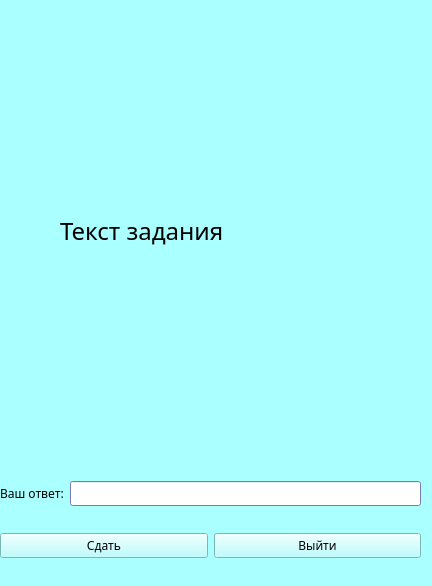
<?xml version="1.0" encoding="UTF-8"?>
<ui version="4.0">
 <class>TaskForm</class>
 <widget class="QWidget" name="TaskForm">
  <property name="geometry">
   <rect>
    <x>0</x>
    <y>0</y>
    <width>432</width>
    <height>586</height>
   </rect>
  </property>
  <property name="palette">
   <palette>
    <active>
     <colorrole role="WindowText">
      <brush brushstyle="SolidPattern">
       <color alpha="255">
        <red>0</red>
        <green>0</green>
        <blue>0</blue>
       </color>
      </brush>
     </colorrole>
     <colorrole role="Button">
      <brush brushstyle="SolidPattern">
       <color alpha="255">
        <red>170</red>
        <green>255</green>
        <blue>255</blue>
       </color>
      </brush>
     </colorrole>
     <colorrole role="Light">
      <brush brushstyle="SolidPattern">
       <color alpha="255">
        <red>255</red>
        <green>255</green>
        <blue>255</blue>
       </color>
      </brush>
     </colorrole>
     <colorrole role="Midlight">
      <brush brushstyle="SolidPattern">
       <color alpha="255">
        <red>212</red>
        <green>255</green>
        <blue>255</blue>
       </color>
      </brush>
     </colorrole>
     <colorrole role="Dark">
      <brush brushstyle="SolidPattern">
       <color alpha="255">
        <red>85</red>
        <green>127</green>
        <blue>127</blue>
       </color>
      </brush>
     </colorrole>
     <colorrole role="Mid">
      <brush brushstyle="SolidPattern">
       <color alpha="255">
        <red>113</red>
        <green>170</green>
        <blue>170</blue>
       </color>
      </brush>
     </colorrole>
     <colorrole role="Text">
      <brush brushstyle="SolidPattern">
       <color alpha="255">
        <red>0</red>
        <green>0</green>
        <blue>0</blue>
       </color>
      </brush>
     </colorrole>
     <colorrole role="BrightText">
      <brush brushstyle="SolidPattern">
       <color alpha="255">
        <red>255</red>
        <green>255</green>
        <blue>255</blue>
       </color>
      </brush>
     </colorrole>
     <colorrole role="ButtonText">
      <brush brushstyle="SolidPattern">
       <color alpha="255">
        <red>0</red>
        <green>0</green>
        <blue>0</blue>
       </color>
      </brush>
     </colorrole>
     <colorrole role="Base">
      <brush brushstyle="SolidPattern">
       <color alpha="255">
        <red>255</red>
        <green>255</green>
        <blue>255</blue>
       </color>
      </brush>
     </colorrole>
     <colorrole role="Window">
      <brush brushstyle="SolidPattern">
       <color alpha="255">
        <red>170</red>
        <green>255</green>
        <blue>255</blue>
       </color>
      </brush>
     </colorrole>
     <colorrole role="Shadow">
      <brush brushstyle="SolidPattern">
       <color alpha="255">
        <red>0</red>
        <green>0</green>
        <blue>0</blue>
       </color>
      </brush>
     </colorrole>
     <colorrole role="AlternateBase">
      <brush brushstyle="SolidPattern">
       <color alpha="255">
        <red>212</red>
        <green>255</green>
        <blue>255</blue>
       </color>
      </brush>
     </colorrole>
     <colorrole role="ToolTipBase">
      <brush brushstyle="SolidPattern">
       <color alpha="255">
        <red>255</red>
        <green>255</green>
        <blue>220</blue>
       </color>
      </brush>
     </colorrole>
     <colorrole role="ToolTipText">
      <brush brushstyle="SolidPattern">
       <color alpha="255">
        <red>0</red>
        <green>0</green>
        <blue>0</blue>
       </color>
      </brush>
     </colorrole>
     <colorrole role="PlaceholderText">
      <brush brushstyle="SolidPattern">
       <color alpha="127">
        <red>0</red>
        <green>0</green>
        <blue>0</blue>
       </color>
      </brush>
     </colorrole>
     <colorrole role="Accent">
      <brush brushstyle="SolidPattern">
       <color alpha="255">
        <red>255</red>
        <green>255</green>
        <blue>255</blue>
       </color>
      </brush>
     </colorrole>
    </active>
    <inactive>
     <colorrole role="WindowText">
      <brush brushstyle="SolidPattern">
       <color alpha="255">
        <red>0</red>
        <green>0</green>
        <blue>0</blue>
       </color>
      </brush>
     </colorrole>
     <colorrole role="Button">
      <brush brushstyle="SolidPattern">
       <color alpha="255">
        <red>170</red>
        <green>255</green>
        <blue>255</blue>
       </color>
      </brush>
     </colorrole>
     <colorrole role="Light">
      <brush brushstyle="SolidPattern">
       <color alpha="255">
        <red>255</red>
        <green>255</green>
        <blue>255</blue>
       </color>
      </brush>
     </colorrole>
     <colorrole role="Midlight">
      <brush brushstyle="SolidPattern">
       <color alpha="255">
        <red>212</red>
        <green>255</green>
        <blue>255</blue>
       </color>
      </brush>
     </colorrole>
     <colorrole role="Dark">
      <brush brushstyle="SolidPattern">
       <color alpha="255">
        <red>85</red>
        <green>127</green>
        <blue>127</blue>
       </color>
      </brush>
     </colorrole>
     <colorrole role="Mid">
      <brush brushstyle="SolidPattern">
       <color alpha="255">
        <red>113</red>
        <green>170</green>
        <blue>170</blue>
       </color>
      </brush>
     </colorrole>
     <colorrole role="Text">
      <brush brushstyle="SolidPattern">
       <color alpha="255">
        <red>0</red>
        <green>0</green>
        <blue>0</blue>
       </color>
      </brush>
     </colorrole>
     <colorrole role="BrightText">
      <brush brushstyle="SolidPattern">
       <color alpha="255">
        <red>255</red>
        <green>255</green>
        <blue>255</blue>
       </color>
      </brush>
     </colorrole>
     <colorrole role="ButtonText">
      <brush brushstyle="SolidPattern">
       <color alpha="255">
        <red>0</red>
        <green>0</green>
        <blue>0</blue>
       </color>
      </brush>
     </colorrole>
     <colorrole role="Base">
      <brush brushstyle="SolidPattern">
       <color alpha="255">
        <red>255</red>
        <green>255</green>
        <blue>255</blue>
       </color>
      </brush>
     </colorrole>
     <colorrole role="Window">
      <brush brushstyle="SolidPattern">
       <color alpha="255">
        <red>170</red>
        <green>255</green>
        <blue>255</blue>
       </color>
      </brush>
     </colorrole>
     <colorrole role="Shadow">
      <brush brushstyle="SolidPattern">
       <color alpha="255">
        <red>0</red>
        <green>0</green>
        <blue>0</blue>
       </color>
      </brush>
     </colorrole>
     <colorrole role="AlternateBase">
      <brush brushstyle="SolidPattern">
       <color alpha="255">
        <red>212</red>
        <green>255</green>
        <blue>255</blue>
       </color>
      </brush>
     </colorrole>
     <colorrole role="ToolTipBase">
      <brush brushstyle="SolidPattern">
       <color alpha="255">
        <red>255</red>
        <green>255</green>
        <blue>220</blue>
       </color>
      </brush>
     </colorrole>
     <colorrole role="ToolTipText">
      <brush brushstyle="SolidPattern">
       <color alpha="255">
        <red>0</red>
        <green>0</green>
        <blue>0</blue>
       </color>
      </brush>
     </colorrole>
     <colorrole role="PlaceholderText">
      <brush brushstyle="SolidPattern">
       <color alpha="127">
        <red>0</red>
        <green>0</green>
        <blue>0</blue>
       </color>
      </brush>
     </colorrole>
     <colorrole role="Accent">
      <brush brushstyle="SolidPattern">
       <color alpha="255">
        <red>255</red>
        <green>255</green>
        <blue>255</blue>
       </color>
      </brush>
     </colorrole>
    </inactive>
    <disabled>
     <colorrole role="WindowText">
      <brush brushstyle="SolidPattern">
       <color alpha="255">
        <red>85</red>
        <green>127</green>
        <blue>127</blue>
       </color>
      </brush>
     </colorrole>
     <colorrole role="Button">
      <brush brushstyle="SolidPattern">
       <color alpha="255">
        <red>170</red>
        <green>255</green>
        <blue>255</blue>
       </color>
      </brush>
     </colorrole>
     <colorrole role="Light">
      <brush brushstyle="SolidPattern">
       <color alpha="255">
        <red>255</red>
        <green>255</green>
        <blue>255</blue>
       </color>
      </brush>
     </colorrole>
     <colorrole role="Midlight">
      <brush brushstyle="SolidPattern">
       <color alpha="255">
        <red>212</red>
        <green>255</green>
        <blue>255</blue>
       </color>
      </brush>
     </colorrole>
     <colorrole role="Dark">
      <brush brushstyle="SolidPattern">
       <color alpha="255">
        <red>85</red>
        <green>127</green>
        <blue>127</blue>
       </color>
      </brush>
     </colorrole>
     <colorrole role="Mid">
      <brush brushstyle="SolidPattern">
       <color alpha="255">
        <red>113</red>
        <green>170</green>
        <blue>170</blue>
       </color>
      </brush>
     </colorrole>
     <colorrole role="Text">
      <brush brushstyle="SolidPattern">
       <color alpha="255">
        <red>85</red>
        <green>127</green>
        <blue>127</blue>
       </color>
      </brush>
     </colorrole>
     <colorrole role="BrightText">
      <brush brushstyle="SolidPattern">
       <color alpha="255">
        <red>255</red>
        <green>255</green>
        <blue>255</blue>
       </color>
      </brush>
     </colorrole>
     <colorrole role="ButtonText">
      <brush brushstyle="SolidPattern">
       <color alpha="255">
        <red>85</red>
        <green>127</green>
        <blue>127</blue>
       </color>
      </brush>
     </colorrole>
     <colorrole role="Base">
      <brush brushstyle="SolidPattern">
       <color alpha="255">
        <red>170</red>
        <green>255</green>
        <blue>255</blue>
       </color>
      </brush>
     </colorrole>
     <colorrole role="Window">
      <brush brushstyle="SolidPattern">
       <color alpha="255">
        <red>170</red>
        <green>255</green>
        <blue>255</blue>
       </color>
      </brush>
     </colorrole>
     <colorrole role="Shadow">
      <brush brushstyle="SolidPattern">
       <color alpha="255">
        <red>0</red>
        <green>0</green>
        <blue>0</blue>
       </color>
      </brush>
     </colorrole>
     <colorrole role="AlternateBase">
      <brush brushstyle="SolidPattern">
       <color alpha="255">
        <red>170</red>
        <green>255</green>
        <blue>255</blue>
       </color>
      </brush>
     </colorrole>
     <colorrole role="ToolTipBase">
      <brush brushstyle="SolidPattern">
       <color alpha="255">
        <red>255</red>
        <green>255</green>
        <blue>220</blue>
       </color>
      </brush>
     </colorrole>
     <colorrole role="ToolTipText">
      <brush brushstyle="SolidPattern">
       <color alpha="255">
        <red>0</red>
        <green>0</green>
        <blue>0</blue>
       </color>
      </brush>
     </colorrole>
     <colorrole role="PlaceholderText">
      <brush brushstyle="SolidPattern">
       <color alpha="127">
        <red>85</red>
        <green>127</green>
        <blue>127</blue>
       </color>
      </brush>
     </colorrole>
     <colorrole role="Accent">
      <brush brushstyle="SolidPattern">
       <color alpha="255">
        <red>246</red>
        <green>255</green>
        <blue>255</blue>
       </color>
      </brush>
     </colorrole>
    </disabled>
   </palette>
  </property>
  <property name="font">
   <font>
    <family>Agency FB</family>
   </font>
  </property>
  <property name="windowTitle">
   <string>Form</string>
  </property>
  <widget class="QLabel" name="taskText">
   <property name="geometry">
    <rect>
     <x>60</x>
     <y>40</y>
     <width>331</width>
     <height>381</height>
    </rect>
   </property>
   <property name="font">
    <font>
     <family>Academy Engraved LET</family>
     <pointsize>18</pointsize>
    </font>
   </property>
   <property name="text">
    <string>Текст задания</string>
   </property>
  </widget>
  <widget class="QLabel" name="statusLabel">
   <property name="geometry">
    <rect>
     <x>0</x>
     <y>430</y>
     <width>261</width>
     <height>20</height>
    </rect>
   </property>
   <property name="text">
    <string/>
   </property>
  </widget>
  <widget class="QWidget" name="layoutWidget">
   <property name="geometry">
    <rect>
     <x>0</x>
     <y>460</y>
     <width>421</width>
     <height>121</height>
    </rect>
   </property>
   <layout class="QVBoxLayout" name="verticalLayout">
    <item>
     <layout class="QHBoxLayout" name="horizontalLayout">
      <item>
       <widget class="QLabel" name="YourAnswerlabel">
        <property name="text">
         <string>Ваш ответ:</string>
        </property>
       </widget>
      </item>
      <item>
       <widget class="QLineEdit" name="AnswerLineEdit">
        <property name="palette">
         <palette>
          <active>
           <colorrole role="WindowText">
            <brush brushstyle="SolidPattern">
             <color alpha="255">
              <red>0</red>
              <green>0</green>
              <blue>0</blue>
             </color>
            </brush>
           </colorrole>
           <colorrole role="Button">
            <brush brushstyle="SolidPattern">
             <color alpha="255">
              <red>170</red>
              <green>170</green>
              <blue>255</blue>
             </color>
            </brush>
           </colorrole>
           <colorrole role="Light">
            <brush brushstyle="SolidPattern">
             <color alpha="255">
              <red>255</red>
              <green>255</green>
              <blue>255</blue>
             </color>
            </brush>
           </colorrole>
           <colorrole role="Midlight">
            <brush brushstyle="SolidPattern">
             <color alpha="255">
              <red>212</red>
              <green>212</green>
              <blue>255</blue>
             </color>
            </brush>
           </colorrole>
           <colorrole role="Dark">
            <brush brushstyle="SolidPattern">
             <color alpha="255">
              <red>85</red>
              <green>85</green>
              <blue>127</blue>
             </color>
            </brush>
           </colorrole>
           <colorrole role="Mid">
            <brush brushstyle="SolidPattern">
             <color alpha="255">
              <red>113</red>
              <green>113</green>
              <blue>170</blue>
             </color>
            </brush>
           </colorrole>
           <colorrole role="Text">
            <brush brushstyle="SolidPattern">
             <color alpha="255">
              <red>0</red>
              <green>0</green>
              <blue>0</blue>
             </color>
            </brush>
           </colorrole>
           <colorrole role="BrightText">
            <brush brushstyle="SolidPattern">
             <color alpha="255">
              <red>255</red>
              <green>255</green>
              <blue>255</blue>
             </color>
            </brush>
           </colorrole>
           <colorrole role="ButtonText">
            <brush brushstyle="SolidPattern">
             <color alpha="255">
              <red>0</red>
              <green>0</green>
              <blue>0</blue>
             </color>
            </brush>
           </colorrole>
           <colorrole role="Base">
            <brush brushstyle="SolidPattern">
             <color alpha="255">
              <red>255</red>
              <green>255</green>
              <blue>255</blue>
             </color>
            </brush>
           </colorrole>
           <colorrole role="Window">
            <brush brushstyle="SolidPattern">
             <color alpha="255">
              <red>170</red>
              <green>170</green>
              <blue>255</blue>
             </color>
            </brush>
           </colorrole>
           <colorrole role="Shadow">
            <brush brushstyle="SolidPattern">
             <color alpha="255">
              <red>0</red>
              <green>0</green>
              <blue>0</blue>
             </color>
            </brush>
           </colorrole>
           <colorrole role="AlternateBase">
            <brush brushstyle="SolidPattern">
             <color alpha="255">
              <red>212</red>
              <green>212</green>
              <blue>255</blue>
             </color>
            </brush>
           </colorrole>
           <colorrole role="ToolTipBase">
            <brush brushstyle="SolidPattern">
             <color alpha="255">
              <red>255</red>
              <green>255</green>
              <blue>220</blue>
             </color>
            </brush>
           </colorrole>
           <colorrole role="ToolTipText">
            <brush brushstyle="SolidPattern">
             <color alpha="255">
              <red>0</red>
              <green>0</green>
              <blue>0</blue>
             </color>
            </brush>
           </colorrole>
           <colorrole role="PlaceholderText">
            <brush brushstyle="SolidPattern">
             <color alpha="127">
              <red>0</red>
              <green>0</green>
              <blue>0</blue>
             </color>
            </brush>
           </colorrole>
          </active>
          <inactive>
           <colorrole role="WindowText">
            <brush brushstyle="SolidPattern">
             <color alpha="255">
              <red>0</red>
              <green>0</green>
              <blue>0</blue>
             </color>
            </brush>
           </colorrole>
           <colorrole role="Button">
            <brush brushstyle="SolidPattern">
             <color alpha="255">
              <red>170</red>
              <green>170</green>
              <blue>255</blue>
             </color>
            </brush>
           </colorrole>
           <colorrole role="Light">
            <brush brushstyle="SolidPattern">
             <color alpha="255">
              <red>255</red>
              <green>255</green>
              <blue>255</blue>
             </color>
            </brush>
           </colorrole>
           <colorrole role="Midlight">
            <brush brushstyle="SolidPattern">
             <color alpha="255">
              <red>212</red>
              <green>212</green>
              <blue>255</blue>
             </color>
            </brush>
           </colorrole>
           <colorrole role="Dark">
            <brush brushstyle="SolidPattern">
             <color alpha="255">
              <red>85</red>
              <green>85</green>
              <blue>127</blue>
             </color>
            </brush>
           </colorrole>
           <colorrole role="Mid">
            <brush brushstyle="SolidPattern">
             <color alpha="255">
              <red>113</red>
              <green>113</green>
              <blue>170</blue>
             </color>
            </brush>
           </colorrole>
           <colorrole role="Text">
            <brush brushstyle="SolidPattern">
             <color alpha="255">
              <red>0</red>
              <green>0</green>
              <blue>0</blue>
             </color>
            </brush>
           </colorrole>
           <colorrole role="BrightText">
            <brush brushstyle="SolidPattern">
             <color alpha="255">
              <red>255</red>
              <green>255</green>
              <blue>255</blue>
             </color>
            </brush>
           </colorrole>
           <colorrole role="ButtonText">
            <brush brushstyle="SolidPattern">
             <color alpha="255">
              <red>0</red>
              <green>0</green>
              <blue>0</blue>
             </color>
            </brush>
           </colorrole>
           <colorrole role="Base">
            <brush brushstyle="SolidPattern">
             <color alpha="255">
              <red>255</red>
              <green>255</green>
              <blue>255</blue>
             </color>
            </brush>
           </colorrole>
           <colorrole role="Window">
            <brush brushstyle="SolidPattern">
             <color alpha="255">
              <red>170</red>
              <green>170</green>
              <blue>255</blue>
             </color>
            </brush>
           </colorrole>
           <colorrole role="Shadow">
            <brush brushstyle="SolidPattern">
             <color alpha="255">
              <red>0</red>
              <green>0</green>
              <blue>0</blue>
             </color>
            </brush>
           </colorrole>
           <colorrole role="AlternateBase">
            <brush brushstyle="SolidPattern">
             <color alpha="255">
              <red>212</red>
              <green>212</green>
              <blue>255</blue>
             </color>
            </brush>
           </colorrole>
           <colorrole role="ToolTipBase">
            <brush brushstyle="SolidPattern">
             <color alpha="255">
              <red>255</red>
              <green>255</green>
              <blue>220</blue>
             </color>
            </brush>
           </colorrole>
           <colorrole role="ToolTipText">
            <brush brushstyle="SolidPattern">
             <color alpha="255">
              <red>0</red>
              <green>0</green>
              <blue>0</blue>
             </color>
            </brush>
           </colorrole>
           <colorrole role="PlaceholderText">
            <brush brushstyle="SolidPattern">
             <color alpha="127">
              <red>0</red>
              <green>0</green>
              <blue>0</blue>
             </color>
            </brush>
           </colorrole>
          </inactive>
          <disabled>
           <colorrole role="WindowText">
            <brush brushstyle="SolidPattern">
             <color alpha="255">
              <red>85</red>
              <green>85</green>
              <blue>127</blue>
             </color>
            </brush>
           </colorrole>
           <colorrole role="Button">
            <brush brushstyle="SolidPattern">
             <color alpha="255">
              <red>170</red>
              <green>170</green>
              <blue>255</blue>
             </color>
            </brush>
           </colorrole>
           <colorrole role="Light">
            <brush brushstyle="SolidPattern">
             <color alpha="255">
              <red>255</red>
              <green>255</green>
              <blue>255</blue>
             </color>
            </brush>
           </colorrole>
           <colorrole role="Midlight">
            <brush brushstyle="SolidPattern">
             <color alpha="255">
              <red>212</red>
              <green>212</green>
              <blue>255</blue>
             </color>
            </brush>
           </colorrole>
           <colorrole role="Dark">
            <brush brushstyle="SolidPattern">
             <color alpha="255">
              <red>85</red>
              <green>85</green>
              <blue>127</blue>
             </color>
            </brush>
           </colorrole>
           <colorrole role="Mid">
            <brush brushstyle="SolidPattern">
             <color alpha="255">
              <red>113</red>
              <green>113</green>
              <blue>170</blue>
             </color>
            </brush>
           </colorrole>
           <colorrole role="Text">
            <brush brushstyle="SolidPattern">
             <color alpha="255">
              <red>85</red>
              <green>85</green>
              <blue>127</blue>
             </color>
            </brush>
           </colorrole>
           <colorrole role="BrightText">
            <brush brushstyle="SolidPattern">
             <color alpha="255">
              <red>255</red>
              <green>255</green>
              <blue>255</blue>
             </color>
            </brush>
           </colorrole>
           <colorrole role="ButtonText">
            <brush brushstyle="SolidPattern">
             <color alpha="255">
              <red>85</red>
              <green>85</green>
              <blue>127</blue>
             </color>
            </brush>
           </colorrole>
           <colorrole role="Base">
            <brush brushstyle="SolidPattern">
             <color alpha="255">
              <red>170</red>
              <green>170</green>
              <blue>255</blue>
             </color>
            </brush>
           </colorrole>
           <colorrole role="Window">
            <brush brushstyle="SolidPattern">
             <color alpha="255">
              <red>170</red>
              <green>170</green>
              <blue>255</blue>
             </color>
            </brush>
           </colorrole>
           <colorrole role="Shadow">
            <brush brushstyle="SolidPattern">
             <color alpha="255">
              <red>0</red>
              <green>0</green>
              <blue>0</blue>
             </color>
            </brush>
           </colorrole>
           <colorrole role="AlternateBase">
            <brush brushstyle="SolidPattern">
             <color alpha="255">
              <red>170</red>
              <green>170</green>
              <blue>255</blue>
             </color>
            </brush>
           </colorrole>
           <colorrole role="ToolTipBase">
            <brush brushstyle="SolidPattern">
             <color alpha="255">
              <red>255</red>
              <green>255</green>
              <blue>220</blue>
             </color>
            </brush>
           </colorrole>
           <colorrole role="ToolTipText">
            <brush brushstyle="SolidPattern">
             <color alpha="255">
              <red>0</red>
              <green>0</green>
              <blue>0</blue>
             </color>
            </brush>
           </colorrole>
           <colorrole role="PlaceholderText">
            <brush brushstyle="SolidPattern">
             <color alpha="127">
              <red>85</red>
              <green>85</green>
              <blue>127</blue>
             </color>
            </brush>
           </colorrole>
          </disabled>
         </palette>
        </property>
       </widget>
      </item>
     </layout>
    </item>
    <item>
     <layout class="QHBoxLayout" name="horizontalLayout_2">
      <item>
       <widget class="QPushButton" name="TryButton">
        <property name="text">
         <string>Сдать</string>
        </property>
       </widget>
      </item>
      <item>
       <widget class="QPushButton" name="LoseButton">
        <property name="text">
         <string>Выйти</string>
        </property>
       </widget>
      </item>
     </layout>
    </item>
   </layout>
  </widget>
 </widget>
 <resources/>
 <connections/>
</ui>
